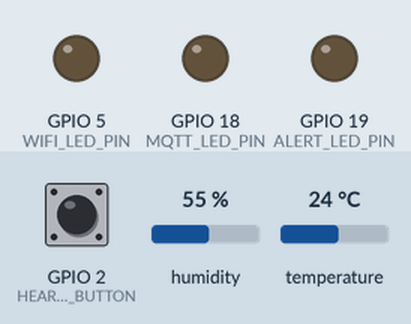
Bench run of a sketch on a simulated ESP32. Parts: output pins drawn as LEDs (lit = HIGH). The inputs (shaded band) are chosen by the test bench; at power-on: temperature 24 °C, GPIO 2 (HEART_RATE_BUTTON) HIGH, humidity 55 %. Storage starts empty; what the sketch prints to the serial monitor is not drawn.

Above: at 4.2 s.
4.3 s: temperature set to 34.7 °C
11.0 s: temperature set to 35.6 °C
At 17.8 s:
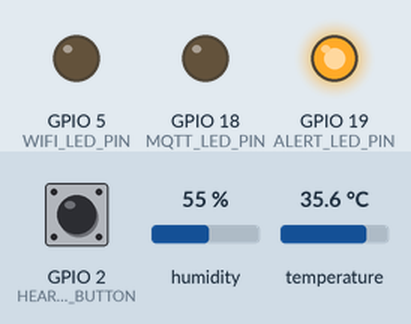
22.8 s: temperature set to 12 °C
At 29.9 s:
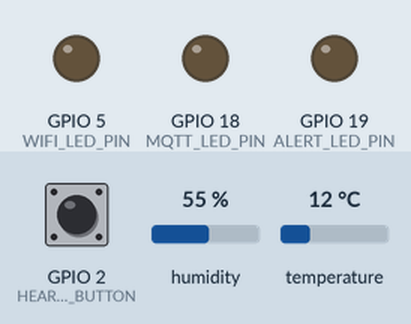
30.2 s: temperature set to 36 °C
At 40.04 s:
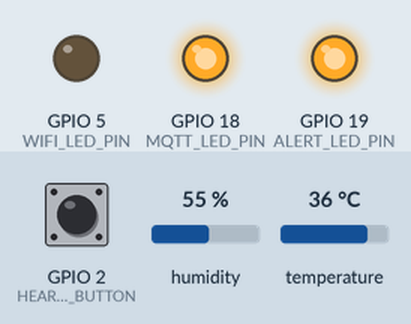
Timing chart, 0 to 42.2 s (numbered marks = the images above; inputs shaded):
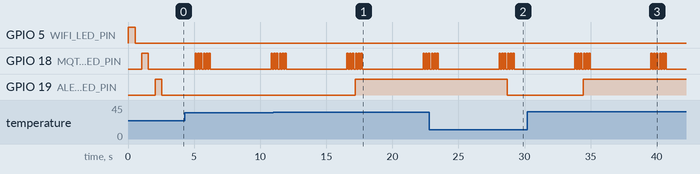

The sketch:

prog.ino
```cpp
/*
 * Sistema de Monitoramento Cardíaco Vestível - ESP32 (Versão Simples)
 * Fase 3 - Atividade 1: Edge Computing + Cloud Computing
 *
 * Sensores:
 * - DHT22: Temperatura e Umidade
 * - Botão: Simulação de batimentos cardíacos (pressionar para simular batida)
 *
 * Funcionalidades:
 * - Armazenamento local em SPIFFS
 * - Resiliência offline
 * - Transmissão via Serial (simulando MQTT)
 * - Sincronização de dados pendentes
 */

#include <WiFi.h>
#include <DHT.h>
#include <SPIFFS.h>
#include <ArduinoJson.h>
#include <time.h>

// Configurações dos sensores
#define DHT_PIN 4
#define DHT_TYPE DHT22
#define HEART_RATE_BUTTON 2

// Configurações dos LEDs
#define WIFI_LED_PIN 5      // LED Azul - Status WiFi
#define MQTT_LED_PIN 18     // LED Verde - Status MQTT
#define ALERT_LED_PIN 19    // LED Vermelho - Alertas

// Configurações WiFi (Wokwi simula automaticamente)
const char* ssid = "Wokwi-GUEST";
const char* password = "";

// Objetos
DHT dht(DHT_PIN, DHT_TYPE);

// Variáveis de controle
bool wifiConnected = false;
unsigned long lastSensorRead = 0;
unsigned long lastHeartBeat = 0;
int heartRate = 0;
int heartRateCount = 0;
unsigned long heartRateStartTime = 0;
const unsigned long HEART_RATE_WINDOW = 60000; // 1 minuto

// Configurações de armazenamento
const int MAX_STORED_READINGS = 1000; // Limite de amostras offline
const unsigned long SENSOR_INTERVAL = 5000; // 5 segundos entre leituras

// Estrutura para dados dos sensores
struct SensorData {
  float temperature;
  float humidity;
  int heartRate;
  unsigned long timestamp;
  bool sent;
};

// Buffer para dados offline
SensorData offlineBuffer[MAX_STORED_READINGS];
int bufferIndex = 0;
int totalStored = 0;

void setup() {
  Serial.begin(115200);

  // Inicializar sensores
  dht.begin();
  pinMode(HEART_RATE_BUTTON, INPUT_PULLUP);
  attachInterrupt(digitalPinToInterrupt(HEART_RATE_BUTTON), onHeartBeat, FALLING);

  // Configurar LEDs
  pinMode(WIFI_LED_PIN, OUTPUT);
  pinMode(MQTT_LED_PIN, OUTPUT);
  pinMode(ALERT_LED_PIN, OUTPUT);

  // Inicializar LEDs (todos apagados)
  digitalWrite(WIFI_LED_PIN, LOW);
  digitalWrite(MQTT_LED_PIN, LOW);
  digitalWrite(ALERT_LED_PIN, LOW);

  // Inicializar SPIFFS
  if (!SPIFFS.begin(true)) {
    Serial.println("Erro ao montar SPIFFS");
    return;
  }

  // Carregar dados offline salvos
  loadOfflineData();

  // Configurar WiFi
  setupWiFi();

  Serial.println("Sistema de Monitoramento Cardíaco Iniciado");
  Serial.println("Pressione o botão para simular batimentos cardíacos");
  Serial.println("=== DADOS SERÃO EXIBIDOS VIA SERIAL (SIMULANDO MQTT) ===");

  // Teste inicial dos LEDs
  testLEDs();
}

void loop() {
  // Verificar conectividade WiFi
  checkWiFiConnection();

  // Ler sensores periodicamente
  if (millis() - lastSensorRead >= SENSOR_INTERVAL) {
    readSensors();
    lastSensorRead = millis();
  }

  // Calcular frequência cardíaca
  calculateHeartRate();

  // Tentar sincronizar dados offline
  if (wifiConnected && totalStored > 0) {
    syncOfflineData();
  }

  delay(100);
}

void setupWiFi() {
  // No Wokwi, simular WiFi sempre conectado para demonstração
  wifiConnected = true;
  digitalWrite(WIFI_LED_PIN, HIGH);  // Acender LED azul (WiFi)
  Serial.println("WiFi simulado conectado (Wokwi)!");
  Serial.println("IP: 192.168.1.100 (simulado)");
  Serial.println("=== MODO DEMONSTRAÇÃO ATIVADO ===");
  Serial.println("🔵 LED Azul: WiFi conectado");
}

void checkWiFiConnection() {
  // No Wokwi, manter sempre conectado para demonstração
  wifiConnected = true;
}

void readSensors() {
  // Ler DHT22
  float temperature = dht.readTemperature();
  float humidity = dht.readHumidity();

  // Verificar se as leituras são válidas
  if (isnan(temperature) || isnan(humidity)) {
    Serial.println("Erro na leitura do DHT22");
    return;
  }

  // Criar estrutura de dados
  SensorData data;
  data.temperature = temperature;
  data.humidity = humidity;
  data.heartRate = heartRate;
  data.timestamp = millis();
  data.sent = false;

  // Armazenar dados
  storeData(data);

  // Exibir dados no Serial
  Serial.println("=== Dados dos Sensores ===");
  Serial.print("Temperatura: ");
  Serial.print(temperature);
  Serial.println(" °C");
  Serial.print("Umidade: ");
  Serial.print(humidity);
  Serial.println(" %");
  Serial.print("Frequência Cardíaca: ");
  Serial.print(heartRate);
  Serial.println(" bpm");
  Serial.print("Conectado: ");
  Serial.println(wifiConnected ? "Sim" : "Não");
  Serial.println("=========================");

  // Enviar via Serial (simulando MQTT)
  if (wifiConnected) {
    sendDataToCloud(data);
  }
}

void onHeartBeat() {
  static unsigned long lastBeat = 0;
  unsigned long now = millis();

  // Debounce - evitar múltiplas detecções
  if (now - lastBeat > 200) {
    heartRateCount++;
    lastBeat = now;

    if (heartRateStartTime == 0) {
      heartRateStartTime = now;
    }
  }
}

void calculateHeartRate() {
  unsigned long now = millis();

  if (heartRateStartTime > 0 && now - heartRateStartTime >= HEART_RATE_WINDOW) {
    heartRate = (heartRateCount * 60000) / (now - heartRateStartTime);

    // Reset para próximo cálculo
    heartRateCount = 0;
    heartRateStartTime = 0;

    Serial.print("Frequência cardíaca calculada: ");
    Serial.print(heartRate);
    Serial.println(" bpm");
  }
}

void storeData(SensorData data) {
  // Armazenar no buffer
  if (bufferIndex < MAX_STORED_READINGS) {
    offlineBuffer[bufferIndex] = data;
    bufferIndex++;
    totalStored++;
  } else {
    // Buffer cheio - sobrescrever dados mais antigos
    bufferIndex = 0;
    offlineBuffer[bufferIndex] = data;
    totalStored = MAX_STORED_READINGS;
  }

  // Salvar no SPIFFS
  saveToSPIFFS(data);

  Serial.print("Dados armazenados. Total offline: ");
  Serial.println(totalStored);
}

void saveToSPIFFS(SensorData data) {
  File file = SPIFFS.open("/sensor_data.json", "a");
  if (file) {
    DynamicJsonDocument doc(1024);
    doc["temperature"] = data.temperature;
    doc["humidity"] = data.humidity;
    doc["heartRate"] = data.heartRate;
    doc["timestamp"] = data.timestamp;
    doc["sent"] = data.sent;

    serializeJson(doc, file);
    file.println();
    file.close();
  }
}

void loadOfflineData() {
  File file = SPIFFS.open("/sensor_data.json", "r");
  if (file) {
    totalStored = 0;
    bufferIndex = 0;

    while (file.available() && totalStored < MAX_STORED_READINGS) {
      String line = file.readStringUntil('\n');

      DynamicJsonDocument doc(1024);
      deserializeJson(doc, line);

      if (!doc["sent"].as<bool>()) {
        offlineBuffer[totalStored].temperature = doc["temperature"];
        offlineBuffer[totalStored].humidity = doc["humidity"];
        offlineBuffer[totalStored].heartRate = doc["heartRate"];
        offlineBuffer[totalStored].timestamp = doc["timestamp"];
        offlineBuffer[totalStored].sent = false;

        totalStored++;
      }
    }

    file.close();
    bufferIndex = totalStored;

    Serial.print("Carregados ");
    Serial.print(totalStored);
    Serial.println(" registros offline");
  }
}

void syncOfflineData() {
  static int syncIndex = 0;
  static unsigned long lastSync = 0;

  if (millis() - lastSync >= 2000 && syncIndex < totalStored) { // Sincronizar a cada 2 segundos
    SensorData data = offlineBuffer[syncIndex];

    if (sendDataToCloud(data)) {
      // Marcar como enviado
      offlineBuffer[syncIndex].sent = true;

      // Atualizar no SPIFFS
      updateSPIFFSRecord(syncIndex);

      syncIndex++;
      Serial.print("Sincronizado registro ");
      Serial.print(syncIndex);
      Serial.print(" de ");
      Serial.println(totalStored);
    }

    lastSync = millis();
  }

  // Se todos os dados foram sincronizados, limpar buffer
  if (syncIndex >= totalStored && totalStored > 0) {
    clearOfflineData();
    syncIndex = 0;
    totalStored = 0;
    bufferIndex = 0;
    Serial.println("Todos os dados offline foram sincronizados!");
  }
}

bool sendDataToCloud(SensorData data) {
  if (!wifiConnected) {
    return false;
  }

  // Piscar LED verde (MQTT) durante transmissão
  blinkMQTTLED();

  // Simular envio MQTT via Serial
  Serial.println("📡 === DADOS ENVIADOS PARA A NUVEM (SIMULANDO MQTT) ===");
  Serial.println("🟢 LED Verde: MQTT ativo");

  // Dados individuais
  Serial.print("📤 Tópico: medical/sensors/temperature | Valor: ");
  Serial.println(data.temperature);

  Serial.print("📤 Tópico: medical/sensors/humidity | Valor: ");
  Serial.println(data.humidity);

  Serial.print("📤 Tópico: medical/sensors/heartrate | Valor: ");
  Serial.println(data.heartRate);

  // Dados completos em JSON
  DynamicJsonDocument doc(1024);
  doc["device_id"] = "ESP32_Medical_001";
  doc["temperature"] = data.temperature;
  doc["humidity"] = data.humidity;
  doc["heart_rate"] = data.heartRate;
  doc["timestamp"] = data.timestamp;
  doc["battery_level"] = 85; // Simulado
  doc["signal_strength"] = WiFi.RSSI();

  String payload;
  serializeJson(doc, payload);

  Serial.print("📤 Tópico: medical/sensors/alldata | Payload: ");
  Serial.println(payload);

  // Verificar alertas
  checkAlerts(data);

  Serial.println("📡 === FIM DA TRANSMISSÃO ===");

  return true;
}

void checkAlerts(SensorData data) {
  Serial.println("🔔 === VERIFICAÇÃO DE ALERTAS ===");

  bool hasAlert = false;

  // Verificar temperatura
  if (data.temperature > 38) {
    Serial.println("🚨 ALERTA ALTO: Temperatura alta (" + String(data.temperature) + "°C)");
    hasAlert = true;
  } else if (data.temperature > 35) {
    Serial.println("⚠️  ATENÇÃO: Temperatura elevada (" + String(data.temperature) + "°C)");
    hasAlert = true;
  }

  // Verificar frequência cardíaca
  if (data.heartRate > 120) {
    Serial.println("🚨 ALERTA ALTO: Frequência cardíaca alta (" + String(data.heartRate) + " bpm)");
    hasAlert = true;
  } else if (data.heartRate > 100) {
    Serial.println("⚠️  ATENÇÃO: Frequência cardíaca elevada (" + String(data.heartRate) + " bpm)");
    hasAlert = true;
  }

  // Controlar LED vermelho (alertas)
  if (hasAlert) {
    digitalWrite(ALERT_LED_PIN, HIGH);  // Acender LED vermelho
    Serial.println("🔴 LED Vermelho: ALERTA ATIVO");
  } else {
    digitalWrite(ALERT_LED_PIN, LOW);   // Apagar LED vermelho
    Serial.println("✅ Todos os parâmetros dentro da normalidade");
  }

  Serial.println("🔔 === FIM DA VERIFICAÇÃO ===");
}

void updateSPIFFSRecord(int index) {
  // Implementação simplificada - em produção, seria necessário reescrever o arquivo
  File file = SPIFFS.open("/sensor_data.json", "r");
  if (file) {
    String content = file.readString();
    file.close();

    // Marcar como enviado (implementação simplificada)
    content.replace("\"sent\":false", "\"sent\":true");

    file = SPIFFS.open("/sensor_data.json", "w");
    if (file) {
      file.print(content);
      file.close();
    }
  }
}

void clearOfflineData() {
  SPIFFS.remove("/sensor_data.json");
  Serial.println("Dados offline limpos do SPIFFS");
}

void testLEDs() {
  Serial.println("🔧 === TESTE DOS LEDs ===");

  // Teste LED Azul (WiFi)
  Serial.println("🔵 Testando LED Azul (WiFi)...");
  digitalWrite(WIFI_LED_PIN, HIGH);
  delay(500);
  digitalWrite(WIFI_LED_PIN, LOW);
  delay(500);

  // Teste LED Verde (MQTT)
  Serial.println("🟢 Testando LED Verde (MQTT)...");
  digitalWrite(MQTT_LED_PIN, HIGH);
  delay(500);
  digitalWrite(MQTT_LED_PIN, LOW);
  delay(500);

  // Teste LED Vermelho (Alertas)
  Serial.println("🔴 Testando LED Vermelho (Alertas)...");
  digitalWrite(ALERT_LED_PIN, HIGH);
  delay(500);
  digitalWrite(ALERT_LED_PIN, LOW);
  delay(500);

  Serial.println("✅ Teste dos LEDs concluído!");
  Serial.println("🔧 === FIM DO TESTE ===");
}

void blinkMQTTLED() {
  // Piscar LED verde 3 vezes para indicar transmissão MQTT
  for (int i = 0; i < 3; i++) {
    digitalWrite(MQTT_LED_PIN, HIGH);
    delay(100);
    digitalWrite(MQTT_LED_PIN, LOW);
    delay(100);
  }
}
```

Measured:
- the behaviour switches between 35 and 35.1 °C on temperature (found by bisection; images 0 and 1)
- after the input at 11.0 s, GPIO 19 (ALERT_LED_PIN): LOW → HIGH after 6.2 s
- after the input at 22.8 s, GPIO 19 (ALERT_LED_PIN): HIGH → LOW after 5.9 s
- after the input at 30.2 s, GPIO 19 (ALERT_LED_PIN): LOW → HIGH after 4.3 s
